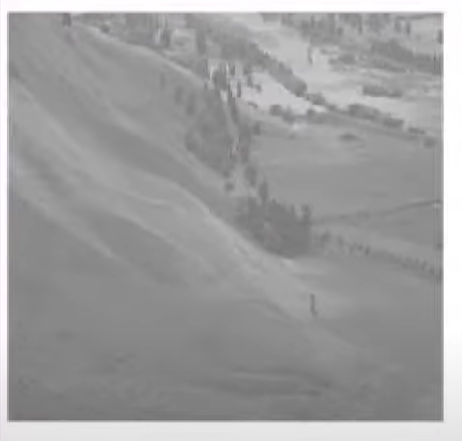
#> input picture Images/he.png, 462 x 441 px, found by its file name
$ jupyter execute '38_Histograms Equalization in OpenCV.ipynb'
#> lines starting #> are read from the running program, lines starting #| are printed output that depends on the picture
**38_Histograms Equalization in OpenCV**

**Histogram equalization** is a method in image processing of contrast adjustment using the image's histogram.

This method usually increases the global contrast of many images, especially when the usable data of the image is represented by close contrast values.

- Adaptive
- CLAHE (Contrast Limited Adaptive Histogram Equalization)

[cell 1]
import cv2
import matplotlib.pyplot as plt

[cell 2]
### Adaptive

img = cv2.imread(r"C:\Users\hp\Documents\jupyter\OpenCV by WsCube Tech\Images\he.png")
#> img is the input picture: shape (441, 462, 3); mean B, G, R 158.4, 158.1, 158.3
gray = cv2.cvtColor(img,cv2.COLOR_BGR2GRAY)

# hist = cv2.calcHist([img],[0],None,[255],[0,255])
# plt.plot(hist

hist1 = cv2.calcHist([gray],[0],None,[255],[0,255])
#> hist1 = 255 values, max 6914 at index 139, min 0 at index 0, mean 786
plt.plot(hist1)

#Equalizer
eq = cv2.equalizeHist(gray)
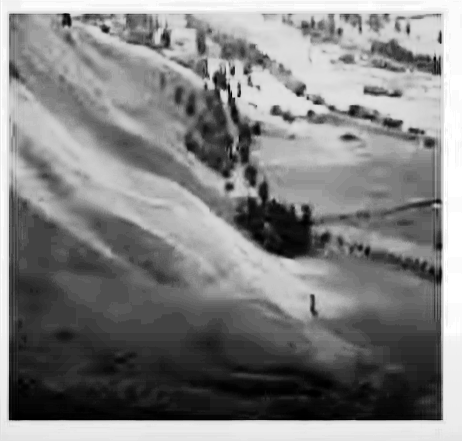
#> eq: shape (441, 462); min 0, max 255, mean 129.7
hist2 = cv2.calcHist([eq],[0],None,[255],[0,255])
#> hist2 = 255 values, max 6914 at index 79, min 0 at index 4, mean 786
plt.plot(hist2,c="red")

plt.show()
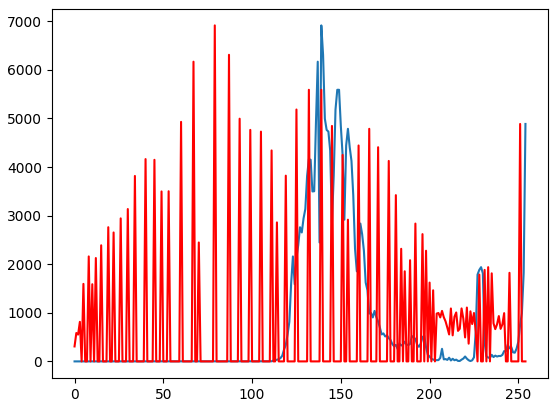
#> figure drawn by matplotlib, 1 panel; curve peaks at x = 139, y = 6914; curve peaks at x = 79, y = 6914

cv2.imshow("Image", img)
cv2.imshow("EQ", eq)
cv2.waitKey(0)
cv2.destroyAllWindows()

[cell 3]
###  CLAHE


img = cv2.imread(r"C:\Users\hp\Documents\jupyter\OpenCV by WsCube Tech\Images\cl.png")
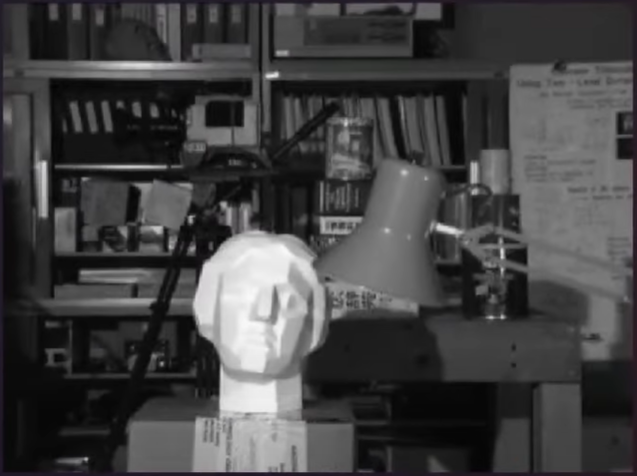
#> input picture Images/cl.png, 637 x 476 px, found by its file name
#> img is the input picture: shape (476, 637, 3); mean B, G, R 67.2, 66.7, 67.1
gray = cv2.cvtColor(img,cv2.COLOR_BGR2GRAY)
#> gray: shape (476, 637)

hist1 = cv2.calcHist([gray],[0],None,[255],[0,255])
#> hist1 = 255 values, max 6861 at index 47, min 0 at index 0, mean 1189.1

#Equalizer
eq = cv2.equalizeHist(gray)
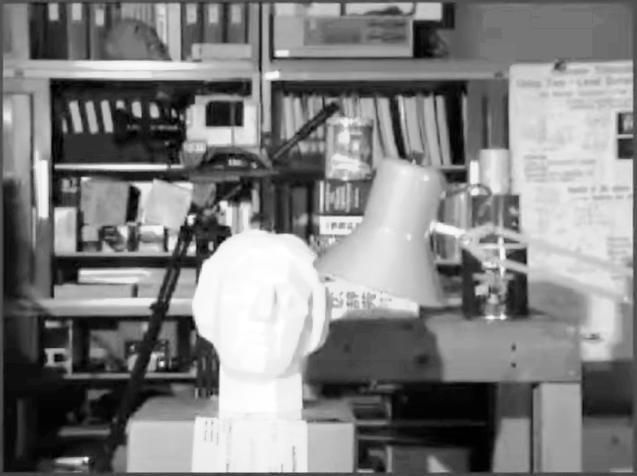
#> eq: shape (476, 637); min 0, max 255, mean 128.6
hist2 = cv2.calcHist([eq],[0],None,[255],[0,255])
#> hist2 = 255 values, max 6861 at index 118, min 0 at index 2, mean 1186.1

cl = cv2.createCLAHE(clipLimit=1, tileGridSize=(8,8))
f = cl.apply(gray)
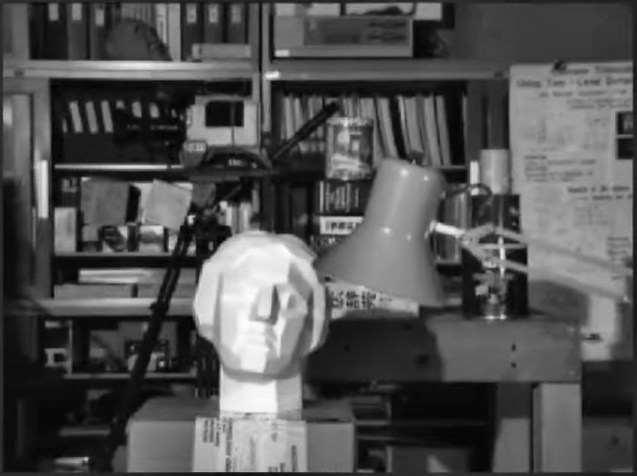
#> f: shape (476, 637); min 2, max 252, mean 82.7

plt.plot(hist1)
plt.plot(hist2, c="red")
plt.plot(f, c="green")

plt.show()
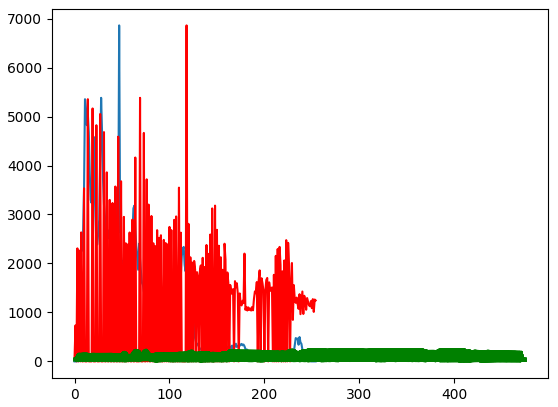
#> figure drawn by matplotlib, 1 panel; curve peaks at x = 47, y = 6861; curve peaks at x = 118, y = 6861; curve peaks at x = 326, y = 50

cv2.imshow("Image", img)
cv2.imshow("EQ", eq)
cv2.imshow("CLAHE", f)
cv2.waitKey(0)
cv2.destroyAllWindows()
